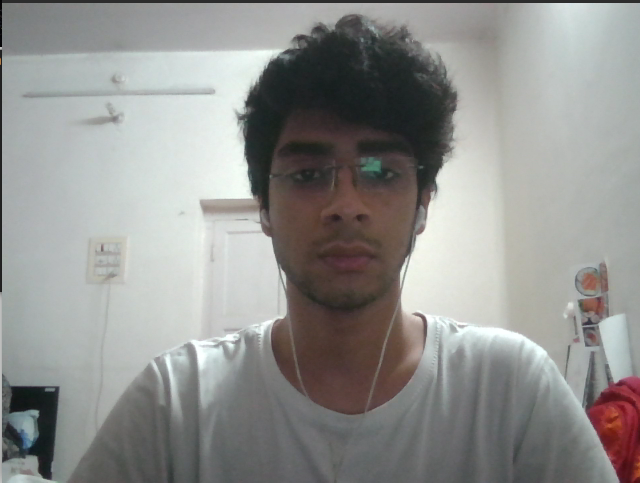
#> input picture object detection/foreground.png, 640 x 483 px
$ python grabcut.py
#> lines starting #> are read from the running program, lines starting #| are printed output that depends on the picture
import cv2
import numpy as np
import matplotlib.pyplot as plt

img = cv2.imread("foreground.png")
#> img is the input picture: shape (483, 640, 3); mean B, G, R 143.1, 145.6, 145.3
# img = cv2.imread("fg_sent.jpg")
mask = np.zeros(img.shape[:2] , np.uint8)

bgModel = np.zeros((1,65) , np.float64)
fgModel = np.zeros((1,65) , np.float64)

# cv2.rectangle(img , (200,15) , (250,400) , (0,255,0), thickness=2)
# cv2.imshow("rectChekc" , img)
rect = (200, 15 , 250 , 400)

cv2.grabCut(img , mask , rect , bgModel , fgModel , 5 , cv2.GC_INIT_WITH_RECT)
mask2 = np.where((mask==2) | (mask==0) , 0 , 1).astype('uint8')
img = img * mask2[:,:,np.newaxis]
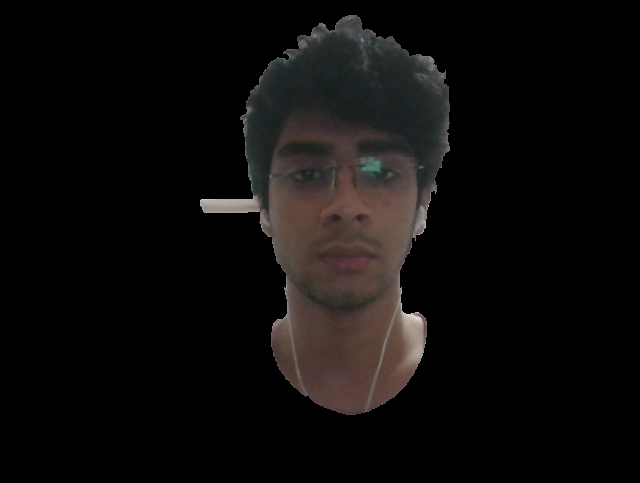
#> img: shape (483, 640, 3); mean B, G, R 11.1, 11.9, 13.6

# plt.imshow(img)
# plt.colorbar()
# plt.show()
cv2.imshow("grabbed" , img)

cv2.waitKey(0)
cv2.destroyAllWindows()

$ run again, with object detection/face.png copied over object detection/foreground.png
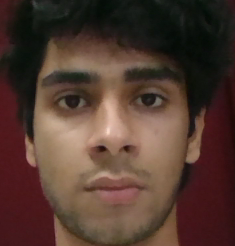
#> input picture object detection/face.png, 235 x 246 px
#> img is the input picture: shape (246, 235, 3); mean B, G, R 48.4, 58.5, 82.3
#> `img = img * mask2[:,:,np.newaxis]`:
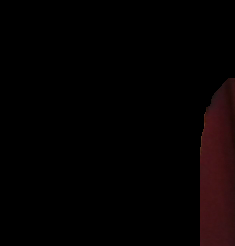
#> img: shape (246, 235, 3); mean B, G, R 1.8, 1.7, 5.2
